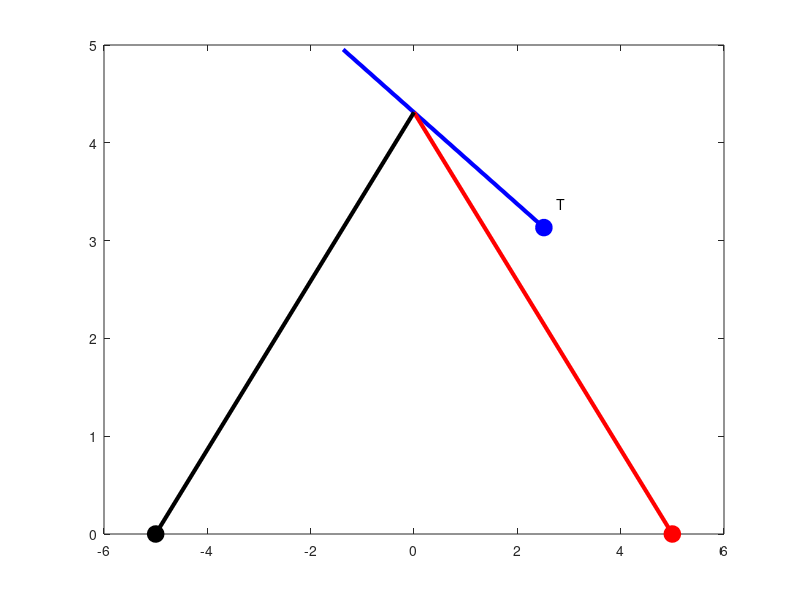

This figure's MATLAB source: (Note: this script raises an error after producing the figure.)
clc; close all; clear all; format short g
% ===========
% Code to replicate figures from:
% "Active Target Defense Differential Game" - Pachter, Garcia, Casbeer 
% Allerton 2014
% ===========
% Figure 8 

alpha = 0.65; 
beta = 1;

VA = 1; 
VT = alpha * VA; 
VD = beta * VA;

xA = 5;     yA = 0;
xD = -5;    yD = 0;
xT = 2.514; yT = 3.133;

%lambda = pi - atan2((yT - yA),(xA - xT))

%theta  = atan2((yT - yA),(xA - xT))

%phi = 0;
%psi = 0;
%xi = 1.4;

%phi_hat = phi + lambda
%psi_hat = psi + theta + lambda - pi
%xi_hat  =  lambda + theta - xi

phi_hat = 2.7033;
psi_hat = 0.7115;
xi_hat  = 2.4301;

%SOLVE FOR y -- intersection point coordinate
c4 = 1 - alpha^2;
c3 = -2*(1 - alpha^2) * yT;
c2 = (1 - alpha^2)*yT^2 + xA^2 - alpha^2*xT^2;
c1 = -2 * xA^2 * yT;
c0 = xA^2 * yT^2;
y = roots([c4 c3 c2 c1 c0])

tf = (abs(xD)/cos(psi_hat)) / (VD)

alpha_bar = (sqrt((xA+xT)^2+(yT^2)) - sqrt((xA-xT)^2+(yT^2)))/(2*xA)

Target_distance = VT * tf

xT = [xT xT + Target_distance*cos(phi_hat)]; 
xA = [xA 0];
xD = [xD 0];

yT = [yT yT + Target_distance*sin(phi_hat)];
yA = [yA real(y(3))];
yD = [yD real(y(3))];

h = figure('position',[100, 100, 1000, 750]); set(gcf,'color','w'); set(gca,'FontSize',24);

plot(xT,yT,'-b','lineWidth',3); hold on
plot(xA,yA,'-r','lineWidth',3)
plot(xD,yD,'-k','lineWidth',3)

plot(xT(1),yT(1),'-ob','MarkerSize',12,'MarkerFaceColor','b'); hold on
plot(xA(1),yA(1),'-or','MarkerSize',12,'MarkerFaceColor','r'); 
plot(xD(1),yD(1),'-ok','MarkerSize',12,'MarkerFaceColor','k');

txt1 = 'T'; txt2 = 'A'; txt3 = 'D';
tx1 = text(xT(1)+0.25,yT(1)+0.25,txt1); tx1.FontSize = 20;
tx2 = text(xA(1)-0.25,yA(1)-0.25,txt2); tx2.FontSize = 20;
tx3 = text(xD(1)+0.25,yD(1)-0.25,txt3); tx3.FontSize = 20;

grid on
h_legend = legend('Target','Attacker','Defender','Location','NorthEast');
set(h_legend,'FontSize',14); set(gca,'FontSize',14);
xlabel('x','FontSize', 16); ylabel('y','FontSize', 16)
axis([-5 5 -1 6])
saveTightFigure(h,'fig8.png')
% ===========